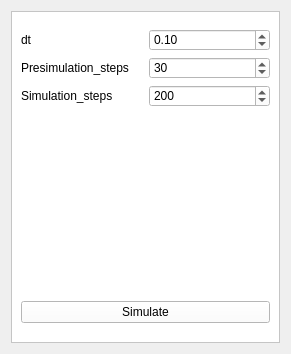
<?xml version="1.0" encoding="UTF-8"?>
<ui version="4.0">
 <class>sumo_simulate</class>
 <widget class="QWidget" name="sumo_simulate">
  <property name="geometry">
   <rect>
    <x>0</x>
    <y>0</y>
    <width>291</width>
    <height>354</height>
   </rect>
  </property>
  <property name="sizePolicy">
   <sizepolicy hsizetype="Preferred" vsizetype="Preferred">
    <horstretch>0</horstretch>
    <verstretch>0</verstretch>
   </sizepolicy>
  </property>
  <property name="minimumSize">
   <size>
    <width>0</width>
    <height>0</height>
   </size>
  </property>
  <property name="maximumSize">
   <size>
    <width>16777215</width>
    <height>16777215</height>
   </size>
  </property>
  <property name="windowTitle">
   <string/>
  </property>
  <property name="locale">
   <locale language="English" country="UnitedStates"/>
  </property>
  <layout class="QVBoxLayout" name="verticalLayout">
   <item>
    <widget class="QFrame" name="frame">
     <property name="enabled">
      <bool>true</bool>
     </property>
     <property name="sizePolicy">
      <sizepolicy hsizetype="Preferred" vsizetype="Preferred">
       <horstretch>0</horstretch>
       <verstretch>0</verstretch>
      </sizepolicy>
     </property>
     <property name="autoFillBackground">
      <bool>false</bool>
     </property>
     <property name="styleSheet">
      <string notr="true">background-color: rgb(255, 255, 255);</string>
     </property>
     <property name="frameShape">
      <enum>QFrame::StyledPanel</enum>
     </property>
     <property name="frameShadow">
      <enum>QFrame::Plain</enum>
     </property>
     <layout class="QVBoxLayout" name="verticalLayout_2">
      <item>
       <layout class="QGridLayout" name="gridLayout" columnstretch="0,0">
        <item row="0" column="0">
         <widget class="QLabel" name="label">
          <property name="toolTip">
           <string>length of simulation step of the interface</string>
          </property>
          <property name="text">
           <string>dt</string>
          </property>
         </widget>
        </item>
        <item row="0" column="1">
         <widget class="QDoubleSpinBox" name="doubleSpinBox_dt">
          <property name="enabled">
           <bool>true</bool>
          </property>
          <property name="sizePolicy">
           <sizepolicy hsizetype="Preferred" vsizetype="Fixed">
            <horstretch>0</horstretch>
            <verstretch>0</verstretch>
           </sizepolicy>
          </property>
          <property name="baseSize">
           <size>
            <width>100</width>
            <height>0</height>
           </size>
          </property>
          <property name="locale">
           <locale language="English" country="UnitedStates"/>
          </property>
          <property name="maximum">
           <double>9999999999999.000000000000000</double>
          </property>
          <property name="value">
           <double>0.100000000000000</double>
          </property>
         </widget>
        </item>
        <item row="1" column="0">
         <widget class="QLabel" name="label_2">
          <property name="toolTip">
           <string>number of time steps before simulation with ego vehicle starts</string>
          </property>
          <property name="text">
           <string>Presimulation_steps</string>
          </property>
         </widget>
        </item>
        <item row="1" column="1">
         <widget class="QSpinBox" name="spinBox_presimulation_steps">
          <property name="sizePolicy">
           <sizepolicy hsizetype="Preferred" vsizetype="Fixed">
            <horstretch>0</horstretch>
            <verstretch>0</verstretch>
           </sizepolicy>
          </property>
          <property name="baseSize">
           <size>
            <width>100</width>
            <height>0</height>
           </size>
          </property>
          <property name="maximum">
           <number>999999</number>
          </property>
          <property name="value">
           <number>30</number>
          </property>
         </widget>
        </item>
        <item row="2" column="0">
         <widget class="QLabel" name="label_3">
          <property name="toolTip">
           <string>number of simulated (and synchronized) time steps</string>
          </property>
          <property name="text">
           <string>Simulation_steps</string>
          </property>
         </widget>
        </item>
        <item row="2" column="1">
         <widget class="QSpinBox" name="spinBox_simulation_steps">
          <property name="sizePolicy">
           <sizepolicy hsizetype="Preferred" vsizetype="Fixed">
            <horstretch>0</horstretch>
            <verstretch>0</verstretch>
           </sizepolicy>
          </property>
          <property name="baseSize">
           <size>
            <width>100</width>
            <height>0</height>
           </size>
          </property>
          <property name="maximum">
           <number>999999999</number>
          </property>
          <property name="value">
           <number>200</number>
          </property>
         </widget>
        </item>
       </layout>
      </item>
      <item>
       <spacer name="verticalSpacer">
        <property name="orientation">
         <enum>Qt::Vertical</enum>
        </property>
        <property name="sizeType">
         <enum>QSizePolicy::Preferred</enum>
        </property>
        <property name="sizeHint" stdset="0">
         <size>
          <width>20</width>
          <height>180</height>
         </size>
        </property>
       </spacer>
      </item>
      <item>
       <widget class="QPushButton" name="pushButton_simulate">
        <property name="sizePolicy">
         <sizepolicy hsizetype="Preferred" vsizetype="Fixed">
          <horstretch>0</horstretch>
          <verstretch>0</verstretch>
         </sizepolicy>
        </property>
        <property name="text">
         <string>Simulate</string>
        </property>
       </widget>
      </item>
     </layout>
    </widget>
   </item>
  </layout>
 </widget>
 <resources/>
 <connections/>
</ui>
